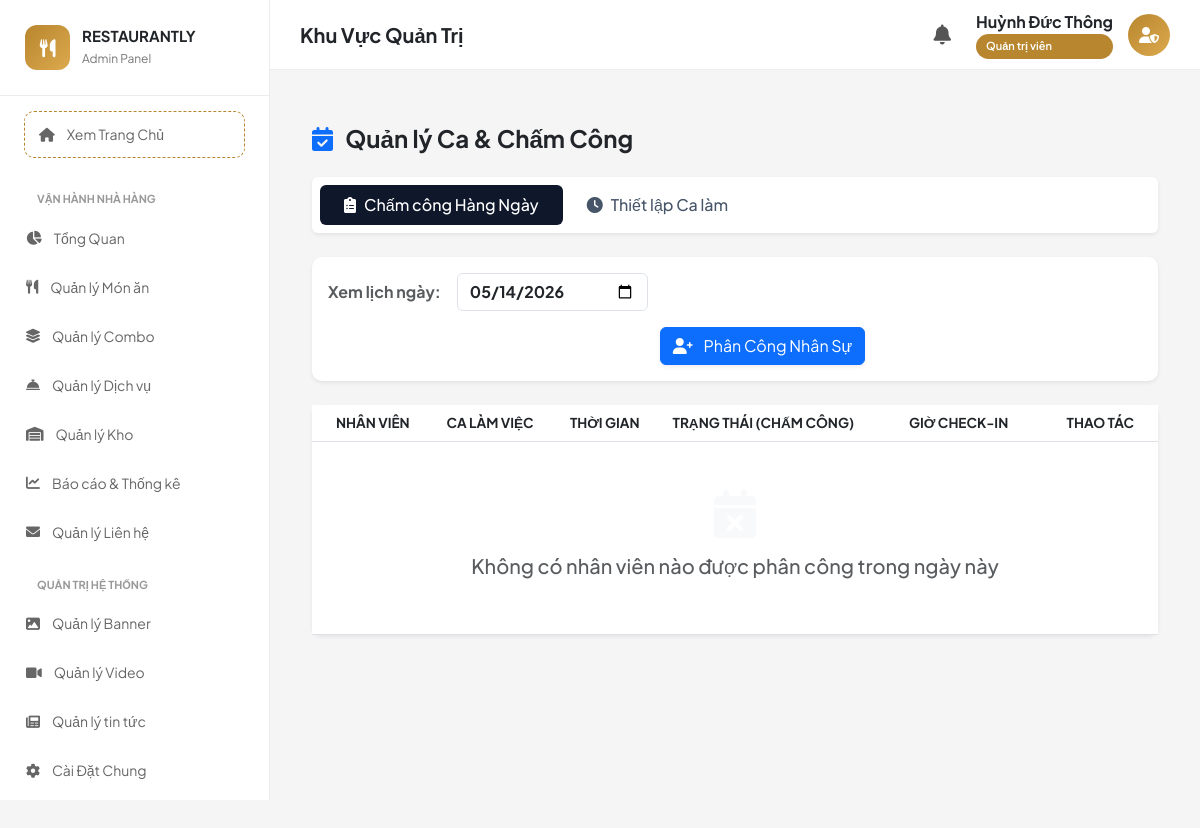
The page /admin/manage_shifts.php (signed in) on the database as committed earlier.
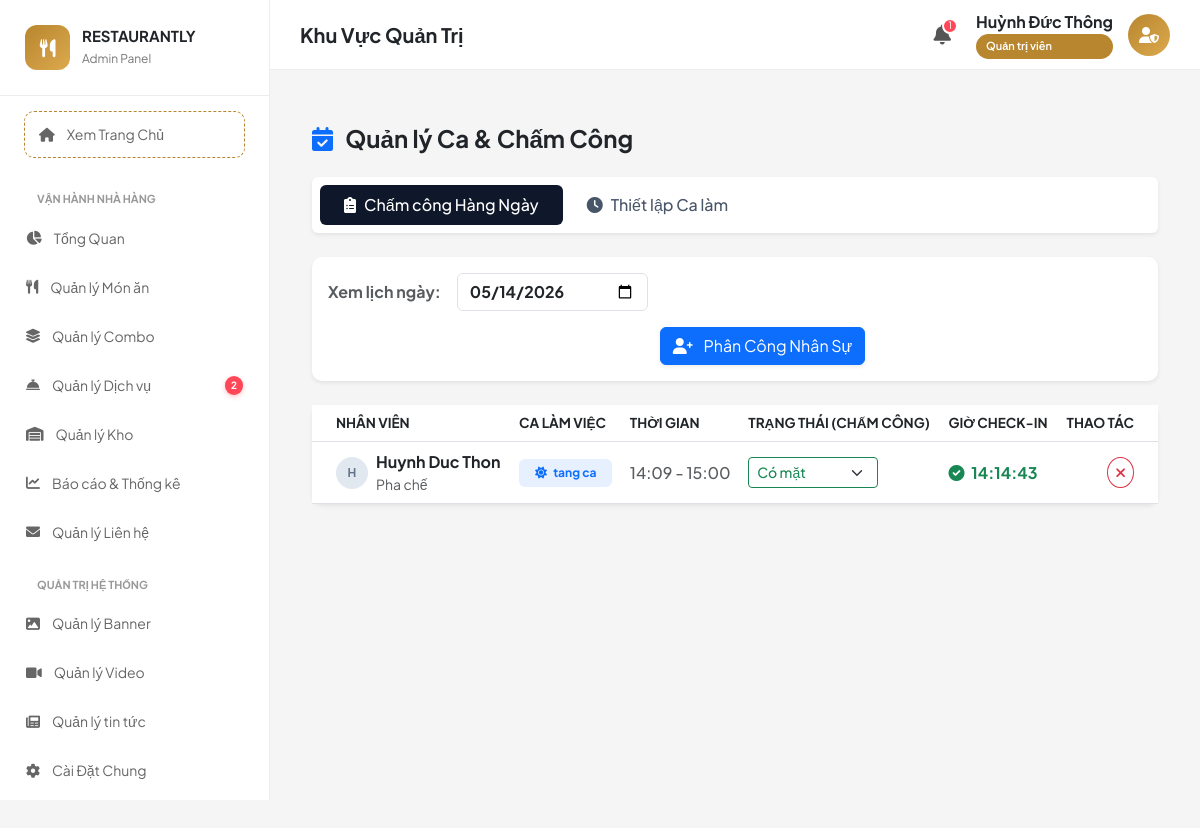
The same page on the database as committed later.
### tables this page shows
CREATE TABLE `shift_assignments` (
  `id` int(11) NOT NULL,
  `employee_id` int(11) NOT NULL,
  `shift_id` int(11) NOT NULL,
  `work_date` date NOT NULL,
  `check_in` datetime DEFAULT NULL,
  `check_out` datetime DEFAULT NULL,
  `status` enum('scheduled','present','absent') DEFAULT 'scheduled',
  `approval_status` enum('pending','approved','rejected') DEFAULT 'pending'
);

CREATE TABLE `employees` (
  `id` int(11) NOT NULL,
  `full_name` varchar(255) NOT NULL,
  `phone` varchar(20) DEFAULT NULL,
  `email` varchar(100) DEFAULT NULL,
  `identity_card` varchar(20) DEFAULT NULL,
  `address` text DEFAULT NULL,
  `dob` date DEFAULT NULL,
  `gender` enum('male','female','other') DEFAULT 'other',
  `position` varchar(100) DEFAULT NULL,
  `salary` decimal(15,2) DEFAULT 0.00,
  `status` enum('working','on_leave','resigned') DEFAULT 'working',
  `avatar` varchar(255) DEFAULT NULL,
  `created_at` timestamp NOT NULL DEFAULT current_timestamp()
);

CREATE TABLE `shifts` (
  `id` int(11) NOT NULL,
  `shift_name` varchar(50) NOT NULL,
  `start_time` time NOT NULL,
  `end_time` time NOT NULL
);

### admin/manage_shifts.php (the view, shortened to what the changed rows need)
<?php
include '../public/admin_layout_header.php';
$db = (new Database())->getConnection();
$view_date = $_GET['date'] ?? date('Y-m-d');
$sql_assignments = "
    SELECT sa.*, e.full_name, e.position, e.avatar, s.shift_name, s.start_time, s.end_time
    FROM shift_assignments sa
    JOIN employees e ON sa.employee_id = e.id
    JOIN shifts s ON sa.shift_id = s.id
    WHERE sa.work_date = ?
    ORDER BY s.start_time ASC, e.full_name ASC
";
$stmt_assign = $db->prepare($sql_assignments);
$stmt_assign->execute([$view_date]);
$assignments = $stmt_assign->fetchAll(PDO::FETCH_ASSOC);
?>
<div class="container-fluid py-4 min-vh-100">
    <div class="tab-content" id="shiftTabsContent">
        <div class="tab-pane fade show active" id="daily" role="tabpanel">
            <div class="card card-custom p-0 shadow-sm border-0 bg-white">
                <div class="table-responsive">
                    <table class="table table-hover align-middle mb-0">
                        <thead class="bg-light text-muted" style="font-size: 0.85rem; text-transform: uppercase;">
                            <tr>
                                <th class="ps-4">Nhân viên</th>
                                <th>Ca làm việc</th>
                                <th>Thời gian</th>
                                <th>Trạng thái (Chấm công)</th>
                                <th>Giờ Check-in</th>
                                <th class="text-end pe-4">Thao tác</th>
                            </tr>
                        </thead>
                        <tbody>
                            <?php if (count($assignments) === 0): ?>
                                <tr>
                                    <td colspan="6" class="text-center text-muted py-5">
                                        <i class="fas fa-calendar-times fa-3x mb-3 text-light"></i>
                                        <h5>Không có nhân viên nào được phân công trong ngày này</h5>
                                    </td>
                                </tr>
                            <?php endif; ?>
                            <?php foreach ($assignments as $asn): ?>
                                <tr>
                                    <td class="ps-4">
                                        <div class="d-flex align-items-center gap-2">
                                            <?php if ($asn['avatar']): ?>
                                                <img src="/restaurant-project/public/assets/uploads/avatars/<?= htmlspecialchars($asn['avatar']) ?>" class="avatar-sm shadow-sm" alt="Avatar">
                                            <?php else: ?>
                                                <div class="avatar-sm"><?= strtoupper(mb_substr($asn['full_name'], 0, 1)) ?></div>
                                            <?php endif; ?>
                                            <div>
                                                <div class="fw-bold text-dark"><?= htmlspecialchars($asn['full_name']) ?></div>
                                                <div class="text-muted small"><?= htmlspecialchars($asn['position']) ?></div>
                                            </div>
                                        </div>
                                    </td>
                                    <td><span class="badge bg-primary bg-opacity-10 text-primary px-3 py-2"><i class="fas fa-sun me-1"></i> <?= htmlspecialchars($asn['shift_name']) ?></span></td>
                                    <td class="fw-medium text-muted">
                                        <?= date('H:i', strtotime($asn['start_time'])) ?> - <?= date('H:i', strtotime($asn['end_time'])) ?>
                                    </td>
                                    <td>
                                        <form method="POST" class="d-flex align-items-center gap-2">
                                            <select name="status" class="form-select form-select-sm shadow-none <?= $asn['status'] == 'present' ? 'border-success text-success' : ($asn['status'] == 'absent' ? 'border-danger text-danger' : '') ?>" style="width: 130px; font-weight: 500;" onchange="this.form.submit()">
                                                <option value="present" <?= $asn['status'] == 'present' ? 'selected' : '' ?>>Có mặt</option>
                                            </select>
                                        </form>
                                    </td>
                                    <td>
                                        <?php if ($asn['check_in']): ?>
                                            <span class="text-success fw-bold"><i class="fas fa-check-circle me-1"></i> <?= date('H:i:s', strtotime($asn['check_in'])) ?></span>
                                        <?php else: ?>
                                            <span class="text-muted small">--:--</span>
                                        <?php endif; ?>
                                    </td>
                                    <td class="text-end pe-4">
                                        <form method="POST" onsubmit="return confirm('Hủy phân công ca làm này?');">
                                            <button type="submit" class="btn btn-sm btn-outline-danger rounded-circle" title="Hủy ca">
                                                <i class="fas fa-times"></i>
                                            </button>
                                        </form>
                                    </td>
                                </tr>
                            <?php endforeach; ?>
                        </tbody>
                    </table>
                </div>
            </div>
        </div>
    </div>
</div>
</div>
</body>
</html>

### public/admin_layout_header.php (shortened to what the changed rows need)
<?php
if (!function_exists('isActive')) {
    function isActive($path)
    {
        $current_page = basename($_SERVER['PHP_SELF']);
        return $current_page === $path ? 'active' : '';
    }
}
$pending_services_count = 0;
try {
    if (!isset($db)) {
        $db = (new Database())->getConnection();
    }
    if (isset($db)) {
        $stmt_pt = $db->query("SELECT COUNT(*) FROM inventory_transfers WHERE status = 'pending'");
        $pending_transfers_count = (int)$stmt_pt->fetchColumn();
        $stmt_ps = $db->query("SELECT COUNT(*) FROM service_bookings WHERE status = 'Pending'");
        $pending_services_count = (int)$stmt_ps->fetchColumn();
        $stmt_low = $db->query("SELECT COUNT(*) FROM inventory i WHERE i.is_active = 1 AND i.min_stock > 0 AND IFNULL((SELECT SUM(s.quantity) FROM inventory_stocks s WHERE s.ingredient_id = i.id), 0) <= i.min_stock");
        $low_stock_count = (int)$stmt_low->fetchColumn();
        $stmt_exp = $db->query("SELECT COUNT(*) FROM inventory WHERE is_active = 1 AND expiry_date IS NOT NULL AND expiry_date <= DATE_ADD(CURDATE(), INTERVAL 7 DAY) AND expiry_date >= CURDATE()");
        $expiry_count = (int)$stmt_exp->fetchColumn();
        $total_alerts = $low_stock_count + $expiry_count + $pending_transfers_count;
    }
} catch (Exception $e) {
    $low_stock_count = $expiry_count = $total_alerts = 0;
}
?>
<!DOCTYPE html>
<html lang="vi">
<head>
    <link href="https://cdn.jsdelivr.net/npm/bootstrap@5.3.0/dist/css/bootstrap.min.css" rel="stylesheet">
    <link rel="stylesheet" href="https://cdnjs.cloudflare.com/ajax/libs/font-awesome/6.0.0/css/all.min.css">
</head>
<body>
    <aside class="admin-sidebar">
        <div class="sidebar-brand">
            <div class="brand-text">
                <h2>RESTAURANTLY</h2>
            </div>
        </div>
        <ul class="menu-list">
            <li class="<?= isActive('manage_services.php') ?>">
                <a href="/restaurant-project/admin/controllers/manage_services.php">
                    <i class="fas fa-concierge-bell"></i>
                    <span>Quản lý Dịch vụ</span>
                    <?php if ($pending_services_count > 0): ?>
                        <span class="badge-notify"><?= $pending_services_count ?></span>
                    <?php endif; ?>
                </a>
            </li>
        </ul>
    </aside>
    <div class="main-wrapper">
        <header class="topbar">
            <div class="d-flex align-items-center">
                <div class="notification-wrapper">
                    <button class="notification-btn <?= ($total_alerts > 0) ? 'bell-ring' : '' ?>" onclick="toggleNotify()">
                        <i class="fas fa-bell"></i>
                        <?php if ($total_alerts > 0): ?>
                            <span class="notification-badge"><?= $total_alerts ?></span>
                        <?php endif; ?>
                    </button>
                </div>
        </header>
        <div class="content-area">

Rows that differ between the two databases and show on the page:
added shift_assignments: employee.full_name "H", employee.full_name "Huynh Duc Thon", employee.position "Pha chế", shift.shift_name "tang ca", shift.start_time "14:09", shift.end_time "15:00", status "Có mặt", check_in "14:14:43"
Other text that changed with them:
$pending_services_count: (not shown) → "2"
$total_alerts: (not shown) → "1"
text no longer shown: "Không có nhân viên nào được phân công trong ngày này"
